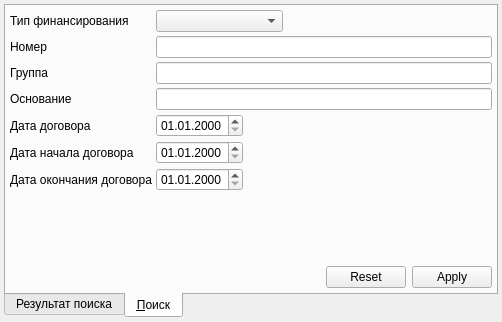
<?xml version="1.0" encoding="UTF-8"?>
<ui version="4.0">
 <class>PriceListComboBoxPopupEx</class>
 <widget class="QWidget" name="PriceListComboBoxPopupEx">
  <property name="geometry">
   <rect>
    <x>0</x>
    <y>0</y>
    <width>502</width>
    <height>322</height>
   </rect>
  </property>
  <layout class="QGridLayout" name="gridLayout_3">
   <property name="margin">
    <number>4</number>
   </property>
   <item row="0" column="0">
    <widget class="QTabWidget" name="tabWidget">
     <property name="tabPosition">
      <enum>QTabWidget::South</enum>
     </property>
     <property name="tabShape">
      <enum>QTabWidget::Rounded</enum>
     </property>
     <property name="currentIndex">
      <number>1</number>
     </property>
     <widget class="QWidget" name="tabContractFind">
      <attribute name="title">
       <string>Результат поиска</string>
      </attribute>
      <layout class="QGridLayout" name="gridLayout">
       <property name="margin">
        <number>4</number>
       </property>
       <item row="0" column="0">
        <widget class="CTableView" name="tblPriceListFind"/>
       </item>
      </layout>
     </widget>
     <widget class="QWidget" name="tabSearch">
      <attribute name="title">
       <string>&amp;Поиск</string>
      </attribute>
      <layout class="QGridLayout" name="gridLayout_2">
       <property name="margin">
        <number>4</number>
       </property>
       <property name="spacing">
        <number>4</number>
       </property>
       <item row="5" column="0">
        <widget class="QLabel" name="label_2">
         <property name="text">
          <string>Дата начала договора</string>
         </property>
        </widget>
       </item>
       <item row="4" column="0">
        <widget class="QLabel" name="label">
         <property name="text">
          <string>Дата договора</string>
         </property>
        </widget>
       </item>
       <item row="0" column="0">
        <widget class="QLabel" name="lblFinance">
         <property name="text">
          <string>Тип финансирования</string>
         </property>
        </widget>
       </item>
       <item row="2" column="1" colspan="5">
        <widget class="QLineEdit" name="edtGrouping"/>
       </item>
       <item row="3" column="0">
        <widget class="QLabel" name="lblResolution">
         <property name="text">
          <string>Основание</string>
         </property>
        </widget>
       </item>
       <item row="3" column="1" colspan="5">
        <widget class="QLineEdit" name="edtResolution"/>
       </item>
       <item row="7" column="0">
        <spacer name="verticalSpacer">
         <property name="orientation">
          <enum>Qt::Vertical</enum>
         </property>
         <property name="sizeHint" stdset="0">
          <size>
           <width>20</width>
           <height>40</height>
          </size>
         </property>
        </spacer>
       </item>
       <item row="8" column="4" colspan="2">
        <widget class="QDialogButtonBox" name="buttonBox">
         <property name="sizePolicy">
          <sizepolicy hsizetype="Fixed" vsizetype="Fixed">
           <horstretch>0</horstretch>
           <verstretch>0</verstretch>
          </sizepolicy>
         </property>
         <property name="orientation">
          <enum>Qt::Horizontal</enum>
         </property>
         <property name="standardButtons">
          <set>QDialogButtonBox::Apply|QDialogButtonBox::Reset</set>
         </property>
         <property name="centerButtons">
          <bool>false</bool>
         </property>
        </widget>
       </item>
       <item row="8" column="0" colspan="4">
        <spacer>
         <property name="orientation">
          <enum>Qt::Horizontal</enum>
         </property>
         <property name="sizeHint" stdset="0">
          <size>
           <width>231</width>
           <height>20</height>
          </size>
         </property>
        </spacer>
       </item>
       <item row="2" column="0">
        <widget class="QLabel" name="lblGrouping">
         <property name="text">
          <string>Группа</string>
         </property>
        </widget>
       </item>
       <item row="1" column="0">
        <widget class="QLabel" name="lblNumber">
         <property name="text">
          <string>Номер</string>
         </property>
        </widget>
       </item>
       <item row="1" column="1" colspan="5">
        <widget class="QLineEdit" name="edtNumber"/>
       </item>
       <item row="0" column="1" colspan="2">
        <widget class="CRBComboBox" name="cmbFinance"/>
       </item>
       <item row="0" column="3" colspan="3">
        <spacer name="horizontalSpacer">
         <property name="orientation">
          <enum>Qt::Horizontal</enum>
         </property>
         <property name="sizeHint" stdset="0">
          <size>
           <width>186</width>
           <height>20</height>
          </size>
         </property>
        </spacer>
       </item>
       <item row="6" column="0">
        <widget class="QLabel" name="label_3">
         <property name="text">
          <string>Дата окончания договора</string>
         </property>
        </widget>
       </item>
       <item row="4" column="1">
        <widget class="CDateEdit" name="setDate">
         <property name="displayFormat">
          <string>dd.MM.yyyy</string>
         </property>
        </widget>
       </item>
       <item row="5" column="1">
        <widget class="CDateEdit" name="begDate">
         <property name="displayFormat">
          <string>dd.MM.yyyy</string>
         </property>
        </widget>
       </item>
       <item row="6" column="1">
        <widget class="CDateEdit" name="endDate">
         <property name="displayFormat">
          <string>dd.MM.yyyy</string>
         </property>
        </widget>
       </item>
       <item row="4" column="2" colspan="4">
        <spacer name="horizontalSpacer_2">
         <property name="orientation">
          <enum>Qt::Horizontal</enum>
         </property>
         <property name="sizeHint" stdset="0">
          <size>
           <width>40</width>
           <height>20</height>
          </size>
         </property>
        </spacer>
       </item>
       <item row="5" column="2" colspan="4">
        <spacer name="horizontalSpacer_3">
         <property name="orientation">
          <enum>Qt::Horizontal</enum>
         </property>
         <property name="sizeHint" stdset="0">
          <size>
           <width>40</width>
           <height>20</height>
          </size>
         </property>
        </spacer>
       </item>
       <item row="6" column="2" colspan="4">
        <spacer name="horizontalSpacer_4">
         <property name="orientation">
          <enum>Qt::Horizontal</enum>
         </property>
         <property name="sizeHint" stdset="0">
          <size>
           <width>40</width>
           <height>20</height>
          </size>
         </property>
        </spacer>
       </item>
      </layout>
     </widget>
    </widget>
   </item>
  </layout>
 </widget>
 <customwidgets>
  <customwidget>
   <class>CRBComboBox</class>
   <extends>QComboBox</extends>
   <header>library/crbcombobox.h</header>
  </customwidget>
  <customwidget>
   <class>CTableView</class>
   <extends>QTableView</extends>
   <header>library/TableView.h</header>
  </customwidget>
  <customwidget>
   <class>CDateEdit</class>
   <extends>QDateEdit</extends>
   <header>library/DateEdit.h</header>
  </customwidget>
 </customwidgets>
 <tabstops>
  <tabstop>tabWidget</tabstop>
  <tabstop>cmbFinance</tabstop>
  <tabstop>edtNumber</tabstop>
  <tabstop>edtGrouping</tabstop>
  <tabstop>edtResolution</tabstop>
  <tabstop>setDate</tabstop>
  <tabstop>begDate</tabstop>
  <tabstop>endDate</tabstop>
  <tabstop>buttonBox</tabstop>
 </tabstops>
 <resources/>
 <connections/>
</ui>
